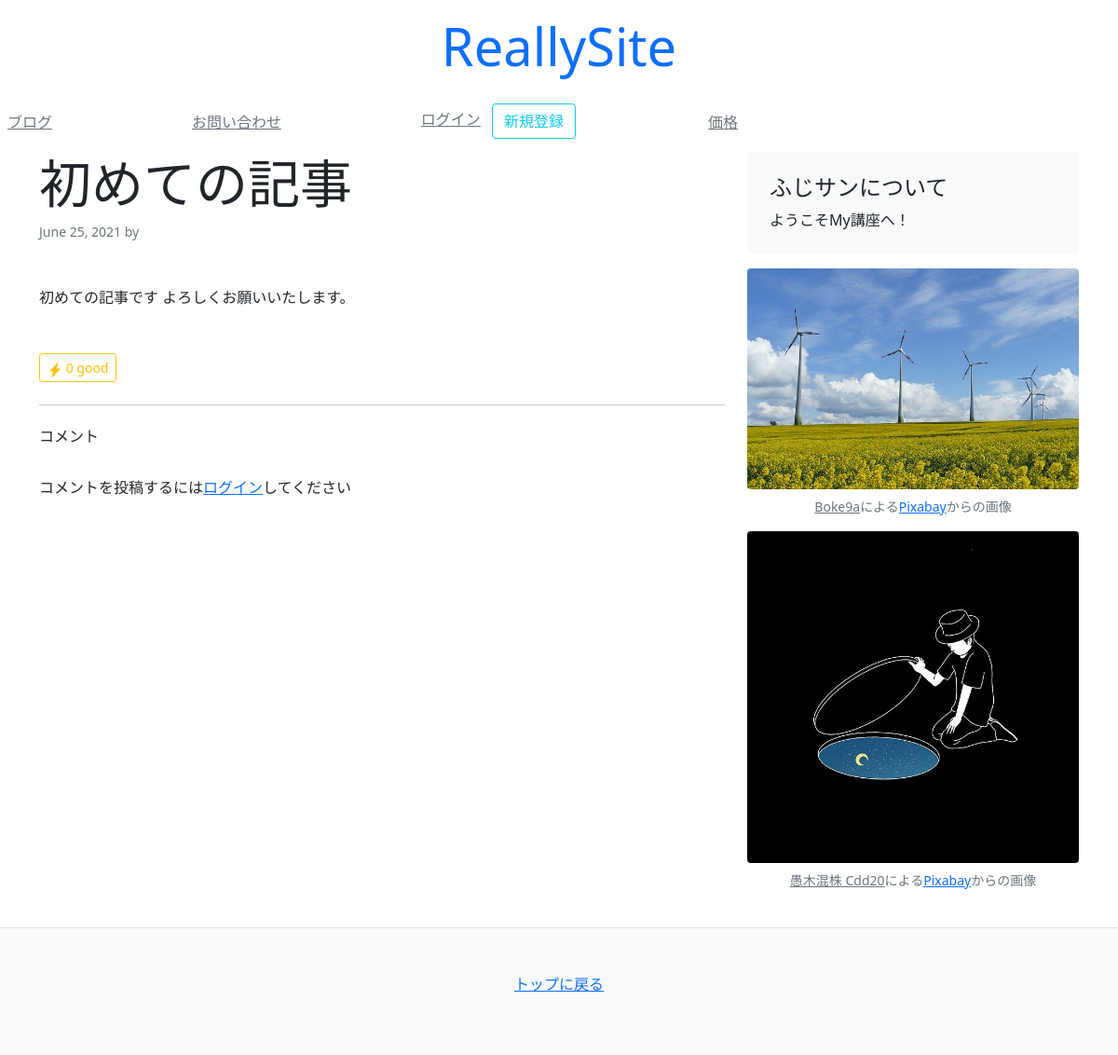
The page /blog/1/ on the database as committed earlier.
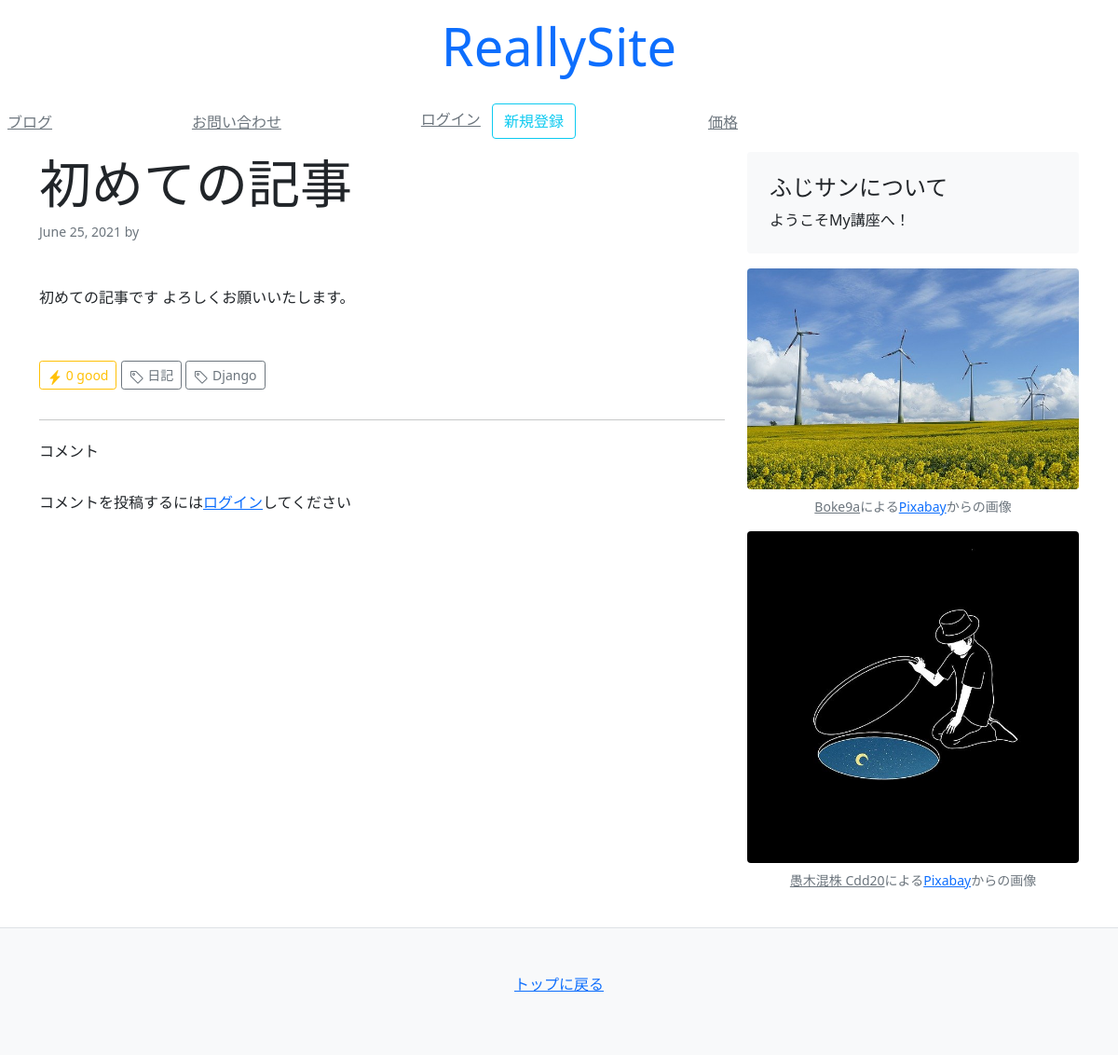
The same page on the database as committed later.
### blog/models.py (models this page shows, shortened)
class Tag(models.Model):
    slug = models.CharField(primary_key=True, unique=True, max_length=15)
    name = models.CharField(unique=True, max_length=15)

### blog/views.py (the view, shortened to what this page needs)
# urls.py: path('<slug:pk>/', views.article)
def article(request, pk):
    obj = Article.objects.get(pk=pk)
    comments = Comment.objects.filter(article=obj)
    context = {
        'pk': pk,
        'obj': obj,
        'comments': comments
    }
    return render(request, 'blog/article.html', context)

### templates/blog/article.html (shortened to what this page needs)
{% extends 'mysite/base.html' %}
{% block content %}
  <main class="container">
    <div class="row">
      <div class="col-md-8">
        <h3 class="font-italic display-4">
          {{ obj.title }}
        </h3>
        <p class="small text-muted text-right">{{ obj.created_at }}
          by
        </p>
        <div class="my-5">{{ obj.text }}</div>
        <div>
          {% include "mysite/snippets/like_count.html" %}
          {% include "mysite/snippets/tag.html" %}
        </div>
        <hr class="my-4">
        {% include "mysite/snippets/comment.html" %}
      </div>
      {% include "mysite/snippets/sidebar.html" %}
    </div>
  </main>
{% endblock %}

### templates/mysite/snippets/tag.html (shortened to what this page needs)
{% for tag in obj.tags.all %}
  <a href="/blog/tags/{{ tag.slug }}/" class="btn btn-sm my-2 btn-outline-secondary">
    {{ tag.name }}
  </a>
{% endfor %}

Rows that differ between the two databases and show on the page:
added Tag: name "日記"
added Tag: name "Django"
